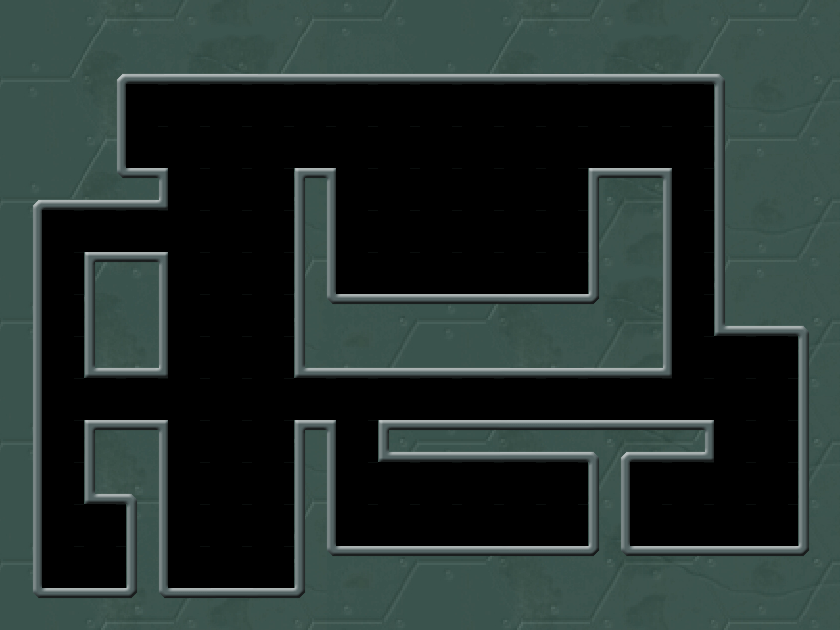

The image is a tile-based game level rendered from a .tmx file. Its description and source (layers, tilesets, objects; grid data summarised) follow:
An orthogonal 20x15 tile map with 42x42 px tiles, 1 tile layer (map) and 31 objects (9x emy_zhu, 7x dec_oneBox, 4x dec_godeng, 4x emy_lang, 3x dec_twoBox, ...).

<map version="1.0" orientation="orthogonal" width="20" height="15" tilewidth="42" tileheight="42">
 <tileset firstgid="1" name="level3" tilewidth="42" tileheight="42">
  <image source="level3.png" width="840" height="630" />
  <tile id="43">
   <properties>
    <property name="tag" value="1" />
   </properties>
  </tile>
 </tileset>
 <layer name="map" width="20" height="15">
  <data>[300 cells, 300 non-empty, 168 distinct tile ids]</data>
 </layer>
 <objectgroup name="data" width="20" height="15">
  <object name="dec_godeng" x="630" y="462" width="42" height="42">
   <properties>
    <property name="any" value="1" />
   </properties>
  </object>
  <object name="dec_godeng" x="588" y="84" width="42" height="42">
   <properties>
    <property name="any" value="1" />
   </properties>
  </object>
  <object name="dec_oneDoor" x="210" y="546" width="42" height="42">
   <properties>
    <property name="any" value="0" />
    <property name="flipX" value="1" />
   </properties>
  </object>
  <object name="dec_twoDoor" x="462" y="252" width="42" height="42">
   <properties>
    <property name="any" value="0" />
   </properties>
  </object>
  <object name="dec_oneBox" x="336" y="504" width="42" height="42">
   <properties>
    <property name="any" value="0" />
    <property name="flipX" value="1" />
   </properties>
  </object>
  <object name="dec_oneBox" x="462" y="504" width="42" height="42">
   <properties>
    <property name="any" value="0" />
   </properties>
  </object>
  <object name="dec_oneBox" x="504" y="504" width="42" height="42">
   <properties>
    <property name="any" value="0" />
    <property name="flipX" value="1" />
   </properties>
  </object>
  <object name="na" x="630" y="504" width="42" height="42" />
  <object name="jz" x="252" y="546" width="42" height="42">
   <properties>
    <property name="flipX" value="1" />
   </properties>
  </object>
  <object name="dec_twoBox" x="378" y="252" width="42" height="42">
   <properties>
    <property name="any" value="0" />
   </properties>
  </object>
  <object name="dec_twoBox" x="84" y="546" width="42" height="42">
   <properties>
    <property name="any" value="0" />
   </properties>
  </object>
  <object name="dec_twoBox" x="378" y="252" width="42" height="42">
   <properties>
    <property name="any" value="0" />
   </properties>
  </object>
  <object name="dec_oneBox" x="546" y="252" width="42" height="42">
   <properties>
    <property name="any" value="0" />
    <property name="flipX" value="1" />
   </properties>
  </object>
  <object name="dec_godeng" x="630" y="84" width="42" height="42">
   <properties>
    <property name="any" value="1" />
   </properties>
  </object>
  <object name="emy_lang" x="42" y="546" width="42" height="42">
   <properties>
    <property name="flipX" value="1" />
   </properties>
  </object>
  <object name="emy_zhu" x="588" y="126" width="42" height="42" />
  <object name="emy_zhu" x="630" y="126" width="42" height="42" />
  <object name="emy_zhu" x="126" y="126" width="42" height="42">
   <properties>
    <property name="flipX" value="1" />
   </properties>
  </object>
  <object name="emy_zhu" x="420" y="252" width="42" height="42">
   <properties>
    <property name="max" value="13" />
    <property name="min" value="8" />
    <property name="speed" value="1" />
   </properties>
  </object>
  <object name="emy_lang" x="336" y="252" width="42" height="42">
   <properties>
    <property name="max" value="13" />
    <property name="min" value="8" />
    <property name="speed" value="1" />
   </properties>
  </object>
  <object name="emy_lang" x="378" y="252" width="42" height="42">
   <properties>
    <property name="max" value="13" />
    <property name="min" value="8" />
    <property name="speed" value="1" />
   </properties>
  </object>
  <object name="emy_lang" x="84" y="546" width="42" height="42">
   <properties>
    <property name="flipX" value="1" />
   </properties>
  </object>
  <object name="emy_zhu" x="378" y="504" width="42" height="42">
   <properties>
    <property name="flipX" value="1" />
    <property name="max" value="12" />
    <property name="min" value="8" />
    <property name="speed" value="1" />
   </properties>
  </object>
  <object name="emy_zhu" x="420" y="504" width="42" height="42">
   <properties>
    <property name="flipX" value="1" />
    <property name="max" value="12" />
    <property name="min" value="8" />
    <property name="speed" value="1" />
   </properties>
  </object>
  <object name="emy_zhu" x="462" y="504" width="42" height="42">
   <properties>
    <property name="flipX" value="1" />
    <property name="max" value="12" />
    <property name="min" value="8" />
    <property name="speed" value="1" />
   </properties>
  </object>
  <object name="emy_zhu" x="504" y="504" width="42" height="42">
   <properties>
    <property name="flipX" value="1" />
    <property name="max" value="12" />
    <property name="min" value="8" />
    <property name="speed" value="1" />
   </properties>
  </object>
  <object name="emy_zhu" x="546" y="504" width="42" height="42">
   <properties>
    <property name="flipX" value="1" />
    <property name="max" value="12" />
    <property name="min" value="8" />
    <property name="speed" value="1" />
   </properties>
  </object>
  <object name="dec_godeng" x="84" y="504" width="42" height="42">
   <properties>
    <property name="any" value="1" />
   </properties>
  </object>
  <object name="dec_oneBox" x="420" y="378" width="42" height="42">
   <properties>
    <property name="any" value="0" />
    <property name="flipX" value="1" />
   </properties>
  </object>
  <object name="dec_oneBox" x="588" y="378" width="42" height="42">
   <properties>
    <property name="any" value="0" />
    <property name="flipX" value="1" />
   </properties>
  </object>
  <object name="dec_oneBox" x="546" y="378" width="42" height="42">
   <properties>
    <property name="any" value="0" />
   </properties>
  </object>
 </objectgroup>
</map>
